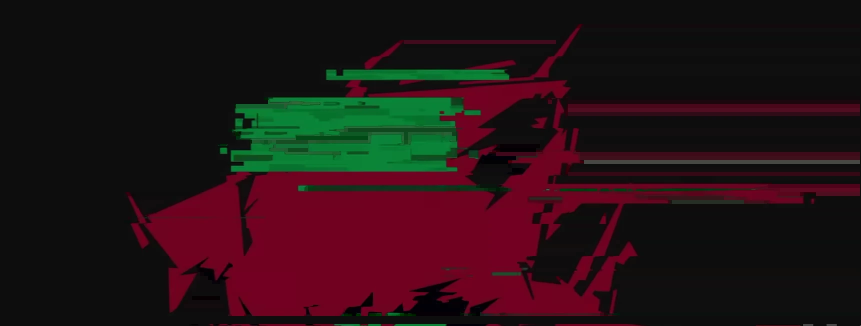
#> input picture assets/capri/glitch/00.webp, 1722 x 652 px (shown at 1/2 size)
$ python vectorize.py ../assets/capri/glitch/00.webp ../assets/capri/glitch/01.webp
#> lines starting #> are read from the running program, lines starting #| are printed output that depends on the picture; after the words box and inside, x2 and y2 are one past the last pixel; in counts of white or black regions, pixels touching at a corner belong together
"""Trace a cut-out of Capri (RGBA, from a show frame) into clean, palette-flat vector layers.

    python -P tools/vectorize.py <cutout.png> <out.json> [--preview out.png]

The show draws her in a handful of flat colours, so each pixel is snapped to her palette, each colour
region is traced into polygons (holes kept with even-odd fill), and the hair's glitter speckle is
detected and dropped (the renderer re-creates it as a texture over the 'hair' regions). The eyes (blue
irises inside the green mask) and the mouth (white teeth below them) are located so the renderer can
draw live eyes and a live mouth over the traced face.
"""
import json, sys
import cv2
import numpy as np
import os


def longpath(p):
    """Windows: allow paths past MAX_PATH (deep project folders)."""
    p = os.path.abspath(p)
    prefix = '\\\\?\\'
    return prefix + p if os.name == 'nt' and not p.startswith(prefix) else p

# her palette (BGR) -> class
PALETTE = {
    'crimson': (74, 22, 236),
    'ink': (16, 8, 12),
    'shade': (50, 14, 112),  # dark crimson linework on the torso and legs
    'green': (122, 236, 34),
    'violet': (230, 60, 140),
    'white': (245, 240, 250),
    'blue': (230, 110, 30),
}
ORDER = ['violet', 'hair', 'crimson', 'shade', 'ink', 'green', 'blue', 'white']


def classify(bgr, alpha):
    """Snap every opaque pixel to the nearest palette colour (in Lab, after removing glitter speckle)."""
    smooth = cv2.medianBlur(bgr, 5)
    lab = cv2.cvtColor(smooth, cv2.COLOR_BGR2LAB).astype(np.float32)
    names = list(PALETTE)
    ref = cv2.cvtColor(np.uint8([[PALETTE[n] for n in names]]), cv2.COLOR_BGR2LAB).astype(np.float32)[0]
    d = ((lab[:, :, None, :] - ref[None, None]) ** 2).sum(-1)
    idx = d.argmin(-1)
    cls = np.full(alpha.shape, -1, np.int16)
    cls[alpha > 110] = idx[alpha > 110]
    # glitter: high local contrast inside crimson -> hair (the speckles themselves become crimson)
    grey = cv2.cvtColor(bgr, cv2.COLOR_BGR2GRAY).astype(np.float32)
    mean = cv2.blur(grey, (9, 9)); sq = cv2.blur(grey * grey, (9, 9))
    std = np.sqrt(np.maximum(sq - mean * mean, 0))
    crim, white = names.index('crimson'), names.index('white')
    hairy = (std > 22).astype(np.uint8)
    hairy = cv2.morphologyEx(hairy, cv2.MORPH_CLOSE, np.ones((15, 15), np.uint8))
    hairy = cv2.morphologyEx(hairy, cv2.MORPH_OPEN, np.ones((9, 9), np.uint8))
    hair = (hairy > 0) & ((cls == crim) | (cls == white))
    # flat crimson patches enclosed by the glittery cloud are hair too (no blotchy glitter-less squares)
    zone = cv2.morphologyEx(hair.astype(np.uint8), cv2.MORPH_CLOSE, cv2.getStructuringElement(cv2.MORPH_ELLIPSE, (41, 41))) > 0
    shade = names.index('shade')
    hair = hair | (zone & ((cls == crim) | (cls == white) | (cls == shade)))  # scene shadows on the hair are still hair
    return cls, names, hair


def trace(mask, eps):
    """Polygons (outer rings + holes) of a binary mask."""
    m = cv2.morphologyEx(mask.astype(np.uint8), cv2.MORPH_OPEN, np.ones((3, 3), np.uint8))
    cs, hier = cv2.findContours(m, cv2.RETR_CCOMP, cv2.CHAIN_APPROX_NONE)
    out = []
    if hier is None: return out
    for i, c in enumerate(cs):
        if cv2.contourArea(c) < 14: continue
        p = cv2.approxPolyDP(c, eps, True)[:, 0, :]
        if len(p) >= 3: out.append(p.astype(int).tolist())
    return out


def find_face(cls, names):
    """Two iris blobs (blue inside or beside green) -> eye centres and radius; white teeth below -> mouth box."""
    blue = (cls == names.index('blue')).astype(np.uint8)
    green = (cls == names.index('green')).astype(np.uint8)
    near_green = cv2.dilate(green, np.ones((25, 25), np.uint8))
    n, lab, st, cen = cv2.connectedComponentsWithStats(blue & near_green, 8)
    blobs = sorted([(st[i, cv2.CC_STAT_AREA], cen[i]) for i in range(1, n)], key=lambda x: -x[0])[:2]
    if len(blobs) < 2: return None
    (a1, c1), (a2, c2) = blobs
    eyes = sorted([c1, c2], key=lambda c: c[0])
    r = float(np.sqrt((a1 + a2) / 2 / np.pi))
    ex, ey = (eyes[0][0] + eyes[1][0]) / 2, (eyes[0][1] + eyes[1][1]) / 2
    dist = float(np.hypot(eyes[1][0] - eyes[0][0], eyes[1][1] - eyes[0][1]))
    white = (cls == names.index('white')).astype(np.uint8)
    win = np.zeros_like(white)
    y0, y1 = int(ey + dist * 0.25), int(ey + dist * 1.6)
    x0, x1 = int(ex - dist * 1.1), int(ex + dist * 1.1)
    win[max(0, y0):y1, max(0, x0):x1] = 1
    ys, xs = np.where(white & win)
    mouth = [int(xs.min()), int(ys.min()), int(xs.max()), int(ys.max())] if len(xs) > 8 else None
    return {'eyes': [[float(e[0]), float(e[1])] for e in eyes], 'iris': r, 'eyeDist': dist, 'mouth': mouth}


# [35 lines left out: function restore_body, not called in this run]


def vectorize(path, eps=1.3, restore=None):
#> called with path = '../assets/capri/glitch/00.webp', eps = 1.3
    im = cv2.imdecode(np.fromfile(longpath(path), np.uint8), cv2.IMREAD_UNCHANGED)  # works on deep Windows paths
#> im is the input picture: shape (652, 1722, 4); mean B, G, R, A 20.4, 17.7, 36.8, 74.3
    bgr, alpha = im[..., :3], im[..., 3]
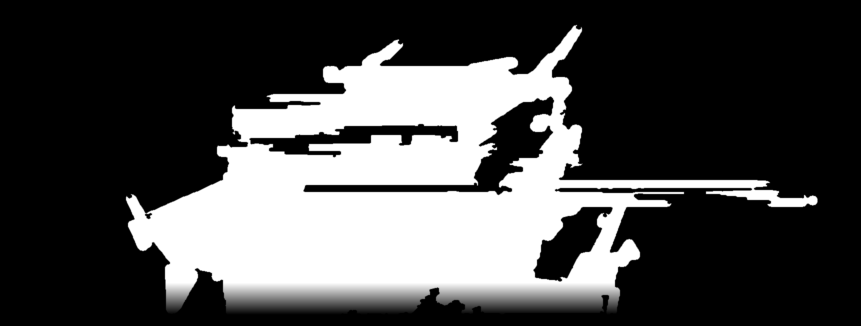
#> alpha: shape (652, 1722) (shown at 1/2 size); min 0, max 255, mean 74.3
    ys0, xs0 = np.where(alpha > 110)
    origin0 = [int(xs0.min()), int(ys0.min())]  # crop origin before any restore (pose tables measure in it)
#> origin0 = [252, 50]
    if restore: alpha = restore_body(bgr, alpha, restore)
    ys, xs = np.where(alpha > 110)
    x0, y0, x1, y1 = xs.min(), ys.min(), xs.max() + 1, ys.max() + 1
#> x0 = 252; y0 = 50; x1 = 1635; y1 = 602
    bgr, alpha = bgr[y0:y1, x0:x1], alpha[y0:y1, x0:x1]
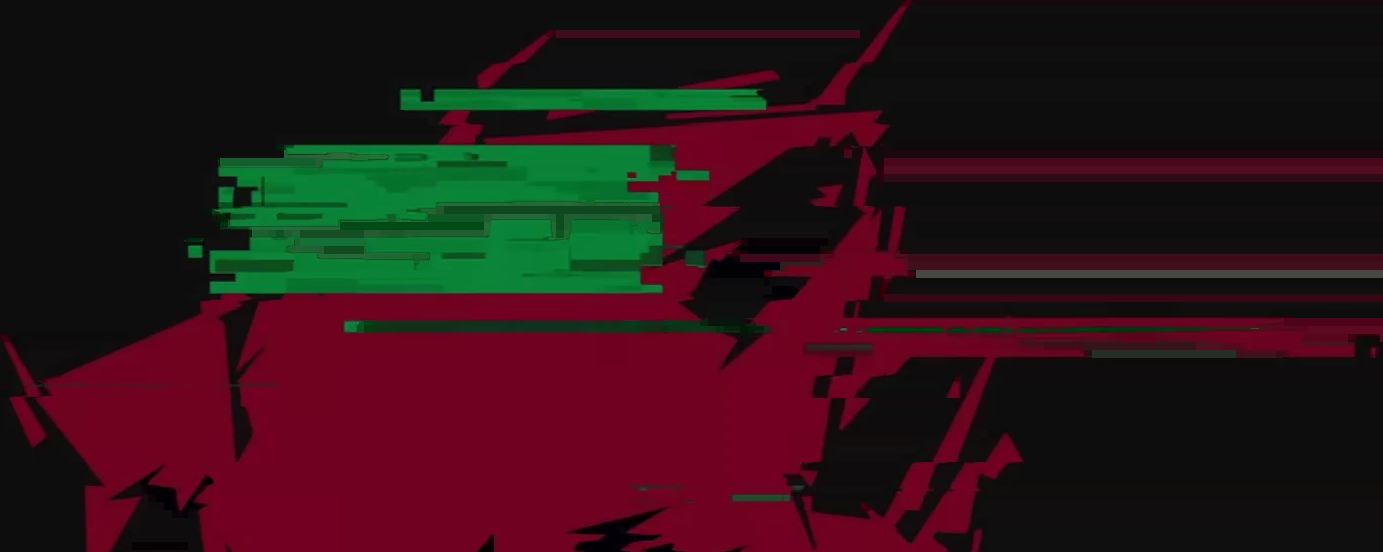
#> bgr: shape (552, 1383, 3); mean B, G, R 23.2, 20, 45.1
#> alpha: shape (552, 1383)
    cls, names, hair = classify(bgr, alpha)
#> in classify, `lab = cv2.cvtColor(smooth, cv2.COLOR_BGR2LAB).astype(np.float32)`:
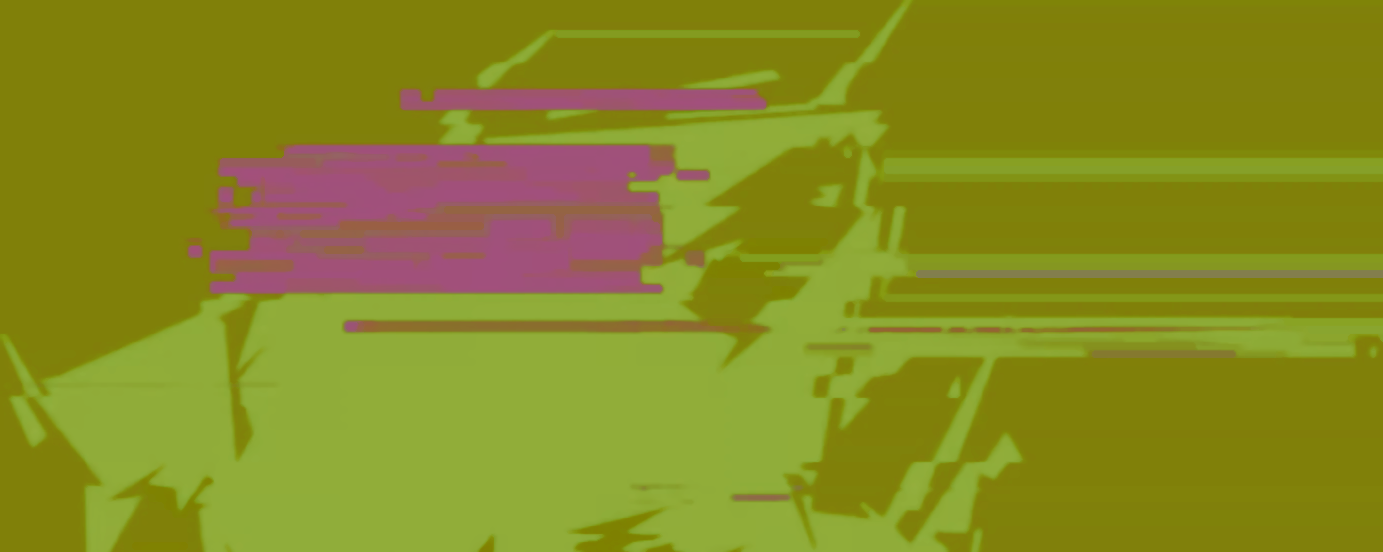
#> lab: shape (552, 1383, 3) float32; mean B, G, R 33.6, 138.6, 135.5
#> in classify, `idx = d.argmin(-1)`:
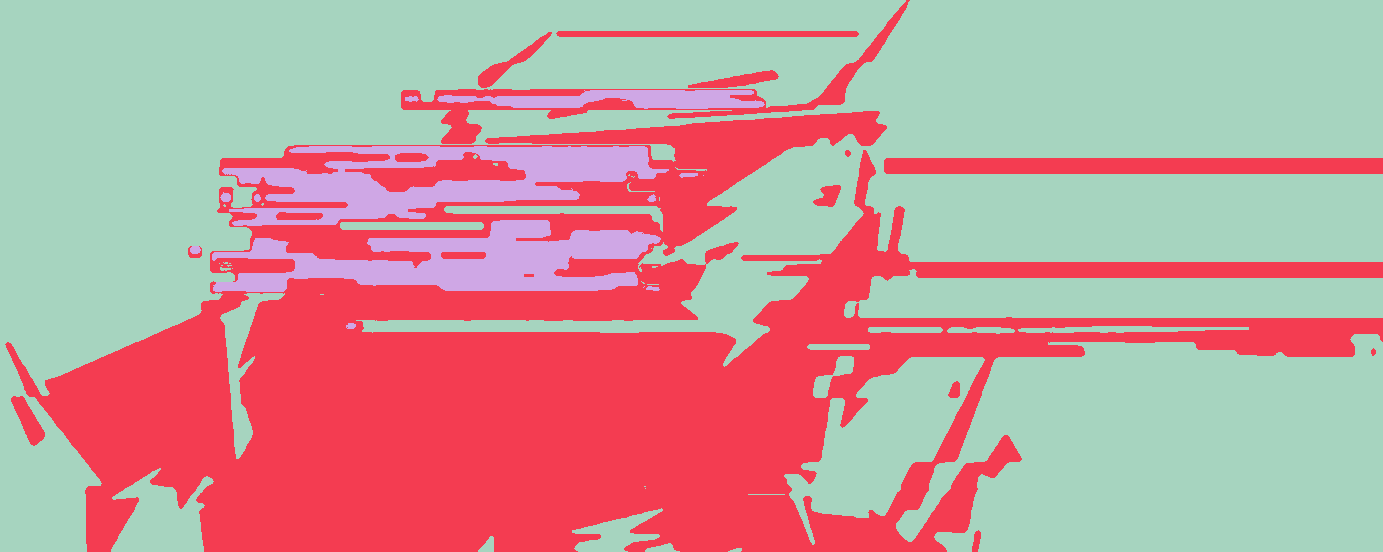
#> idx: shape (552, 1383) int64; 3 distinct labels, from 1 to 3; one colour per label, 0 black
#> in classify, `mean = cv2.blur(grey, (9, 9))`:
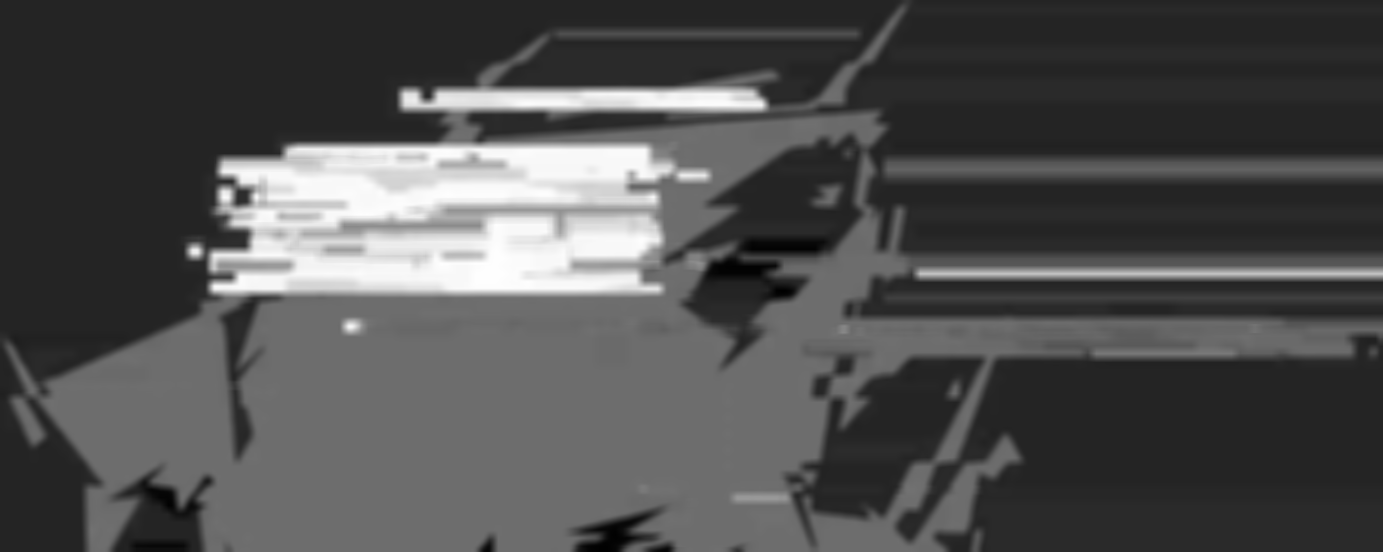
#> mean: shape (552, 1383) float32; min 0.457, max 88.07, mean 27.8; drawn with min black and max white
#> in classify, `hairy = cv2.morphologyEx(hairy, cv2.MORPH_OPEN, np.ones((9, 9), np.uin..`:
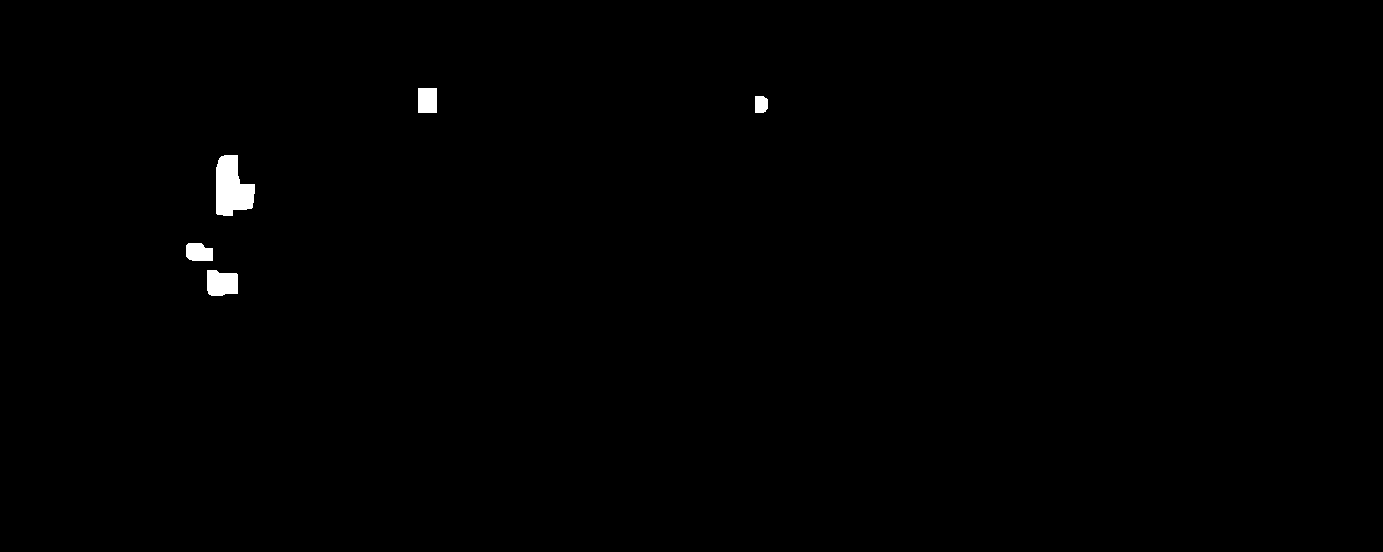
#> hairy: shape (552, 1383); values 0 (black) and 1 (white), 0.46% white; 5 white regions, box (x1, y1, x2, y2) and area: (216, 155, 255, 216) 1695, (207, 270, 238, 296) 708, (418, 88, 437, 113) 475, (186, 243, 213, 261) 424, (755, 96, 768, 113) 204
#> names = ['crimson', 'ink', 'shade', 'green', 'violet', 'white', 'blue']
    layers = {}
    for name in ORDER:
        if name == 'hair': mask = hair
        else:
            mask = cls == names.index(name)
            if name in ('crimson', 'white', 'shade'): mask = mask & ~hair
        polys = trace(mask, eps)
        if name in ('ink', 'shade'):
            # drop anti-aliasing slivers along outlines: tiny, or too thin to be one of her shapes
            def solid(p):
                c = np.array(p, np.float32).reshape(-1, 1, 2)
                area, per = cv2.contourArea(c), cv2.arcLength(c, True)
                return area >= 60 and area / max(per, 1) >= 1.1
            polys = [p for p in polys if solid(p)]
        if polys: layers[name] = polys
#> after the loop, layers = 3 items
    face = find_face(cls, names)
#> in find_face, `near_green = cv2.dilate(green, np.ones((25, 25), np.uint8))`:
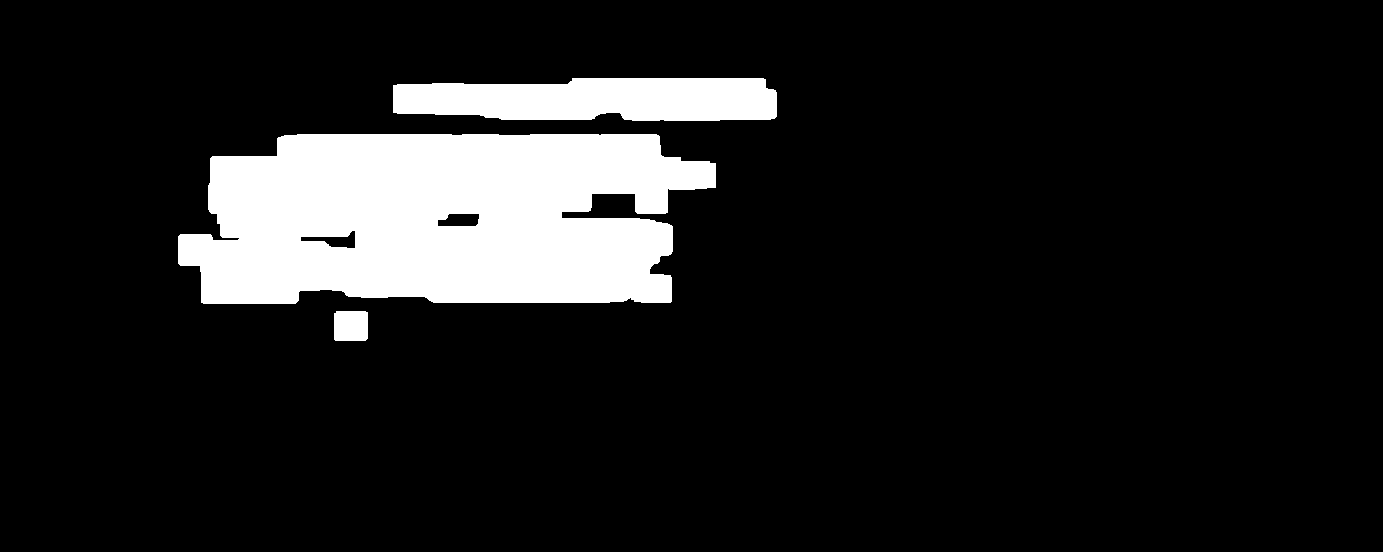
#> near_green: shape (552, 1383); values 0 (black) and 1 (white), 11.8% white; 3 white regions, box (x1, y1, x2, y2) and area: (178, 134, 716, 304) 74977, (393, 78, 777, 121) 14339, (334, 311, 368, 341) 1010
#> in find_face, `n, lab, st, cen = cv2.connectedComponentsWithStats(blue & near_green, 8)`: n = 1; st = [[0, 0, 1383, 552, 763416]]; cen = [[691, 275.5]]
#> in find_face, `blobs = sorted([(st[i, cv2.CC_STAT_AREA], cen[i]) for i in range(1, n)..`: blobs = []
    return {'size': [int(x1 - x0), int(y1 - y0)], 'origin': [int(x0), int(y0)], 'origin0': origin0, 'layers': layers, 'face': face}


# [13 lines left out: function render, not called in this run]


if __name__ == '__main__':
    m = vectorize(sys.argv[1])
#> m = 5 items
    json.dump(m, open(sys.argv[2], 'w'))
    n = sum(len(v) for v in m['layers'].values())
#> n = 76
    print(f"{n} polygons, {sum(len(p) for v in m['layers'].values() for p in v)} points, face={'yes' if m['face'] else 'no'}")
#| 76 polygons, 1899 points, face=no
    if '--preview' in sys.argv:
        out = sys.argv[sys.argv.index('--preview') + 1]
        src = cv2.imread(sys.argv[1], cv2.IMREAD_UNCHANGED)
        x0, y0 = m['origin']; w, h = m['size']
        crop = src[y0:y0 + h, x0:x0 + w]
        a = crop[..., 3:4] / 255.0
        orig = (crop[..., :3] * a + np.array((60, 50, 70)) * (1 - a)).astype(np.uint8)
        cv2.imwrite(out, np.hstack([orig, render(m)]))

$ run again, on assets/capri/glitch/02.webp
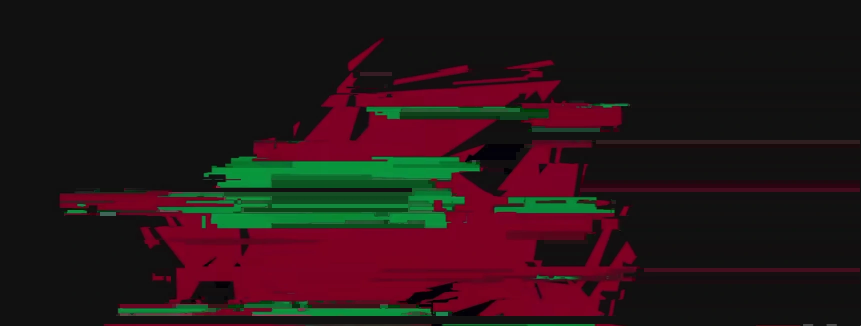
#> input picture assets/capri/glitch/02.webp, 1722 x 652 px (shown at 1/2 size)
#> in vectorize, im is the input picture: shape (652, 1722, 4); mean B, G, R, A 23.2, 21.3, 39.5, 67
#> origin0 = [112, 75]
#> x0 = 112; y0 = 75; x1 = 1280; y1 = 602
#> idx: shape (527, 1168) int64; 3 distinct labels, from 1 to 3
#> in classify, `hairy = cv2.morphologyEx(hairy, cv2.MORPH_OPEN, np.ones((9, 9), np.uin..`:
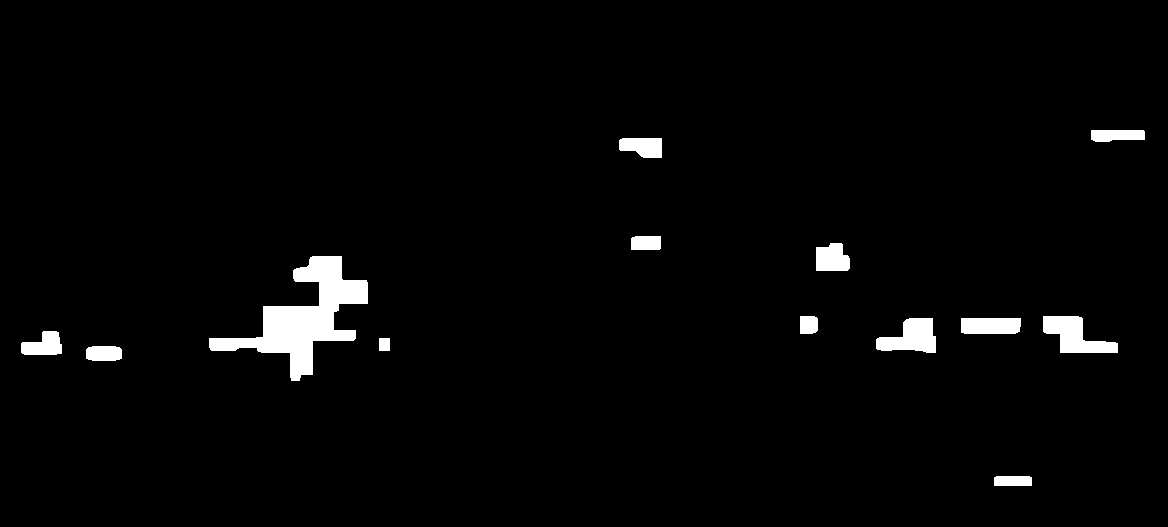
#> hairy: shape (527, 1168); values 0 (black) and 1 (white), 2.5% white; 13 white regions, largest, box (x1, y1, x2, y2) and area: (209, 256, 368, 381) 6821, (1043, 316, 1118, 353) 1556, (876, 318, 936, 353) 1391
#> hair: shape (527, 1168) bool; every value is 0
#> names = ['crimson', 'ink', 'shade', 'green', 'violet', 'white', 'blue']
#> after the loop in vectorize, `for name in ORDER:`: layers = 3 items
#> green: shape (527, 1168); values 0 (black) and 1 (white), 5.7% white; 18 white regions (3 under 20 px), largest, box (x1, y1, x2, y2) and area: (310, 239, 846, 300) 16107, (219, 327, 781, 381) 10779, (878, 320, 1108, 350) 4275
#> in find_face, `near_green = cv2.dilate(green, np.ones((25, 25), np.uint8))`:
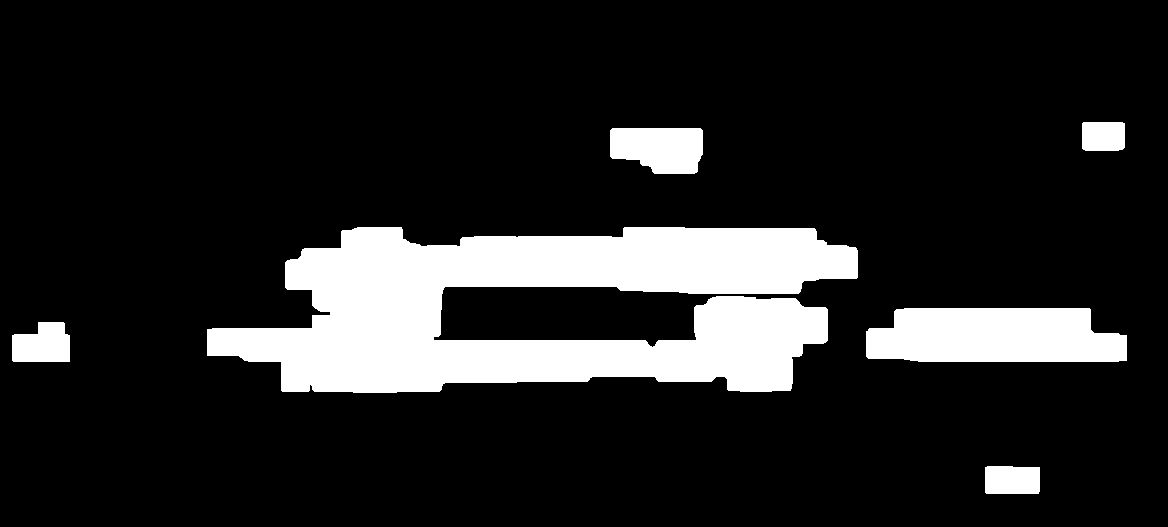
#> near_green: shape (527, 1168); values 0 (black) and 1 (white), 14.6% white; 6 white regions, box (x1, y1, x2, y2) and area: (207, 227, 858, 393) 68830, (866, 308, 1127, 362) 12459, (610, 128, 703, 174) 3655, (12, 322, 70, 362) 1942, (985, 466, 1040, 494) 1508, (1082, 122, 1125, 151) 1231
#> in find_face, `n, lab, st, cen = cv2.connectedComponentsWithStats(blue & near_green, 8)`: n = 1; st = [[0, 0, 1168, 527, 615536]]; cen = [[583.5, 263]]
#> blobs = []
#> m = 5 items
#> `n = sum(len(v) for v in m['layers'].values())`: n = 90
#| 90 polygons, 1741 points, face=no
